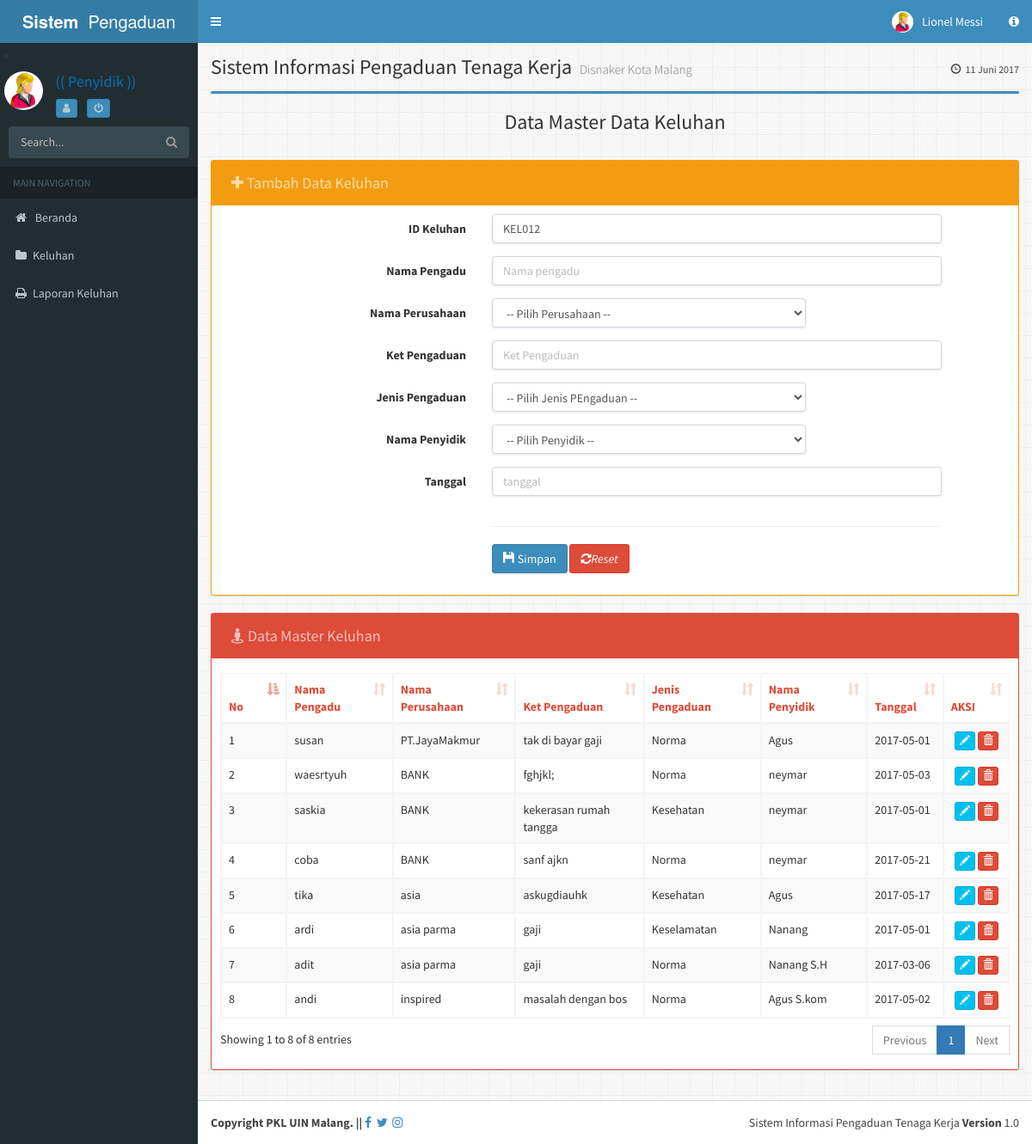
The page /sistem/penyidik/?module=keluhan (signed in) on the database its author committed.
### tables this page shows
CREATE TABLE IF NOT EXISTS `keluhan` (
  `id_keluhan` varchar(30) NOT NULL,
  `nm_pengadu` varchar(30) NOT NULL,
  `nm_perusahaan` varchar(30) NOT NULL,
  `ket_pengaduan` varchar(80) NOT NULL,
  `jenis_pengaduan` varchar(20) NOT NULL,
  `nm_penyidik` varchar(30) NOT NULL,
  `tanggal` varchar(20) NOT NULL
);

### sistem/penyidik/module/keluhan/keluhan.php (the view, shortened to what this page needs)
<?php
$aksi="module/keluhan/keluhan_aksi.php";
switch($_GET[aksi]){
default:
?>
<h3 class="box-title margin text-center">Data Master Data Keluhan</h3>
<br/>
<div class="row">
<div class="col-md-12">
	<div class="box box-solid box-warning">
		<div class="box-header">
		<h3 class="btn btn disabled box-title">
		<i class="fa  fa-plus"></i>
		Tambah Data Keluhan</h3>
		</div>
	<div class="box-body">
	<?php
$sql ="SELECT max(id_keluhan) as terakhir from keluhan";
  $hasil = mysql_query($sql);
  $data = mysql_fetch_array($hasil);
  $lastID = $data['terakhir'];
  $lastNoUrut = substr($lastID, 3, 9);
  $nextNoUrut = $lastNoUrut + 1;
  $nextID = "KEL".sprintf("%03s",$nextNoUrut);
?>
	 <form class="form-horizontal" action="<?php echo $aksi?>?module=keluhan&aksi=tambah" role="form" method="post">
  <div class="form-group">
    <label class="col-sm-4 control-label">ID Keluhan</label>
    <div class="col-sm-7">
      <input type="text" class="form-control" required="required" name="id_keluhan" value="<?php echo  $nextID; ?>" >
    </div>
  </div>
  <div class="form-group">
    <label class="col-sm-4 control-label">Nama Pengadu</label>
    <div class="col-sm-7">
      <input type="text" class="form-control" required="required" name="nm_pengadu" placeholder="Nama pengadu">
    </div>
  </div>
  <div class="form-group">
    <label class="col-sm-4 control-label">Nama Perusahaan</label>
    <div class="col-sm-5">
      <select name="nm_perusahaan" class="form-control">
<option value="belumMilih" > -- Pilih Perusahaan -- </option>
</select>
    </div>
  </div>
   <div class="form-group">
    <label class="col=md-3 col-sm-4 control-label">Ket Pengaduan</label>
    <div class="col-sm-7">
      <input type="text" class="form-control" required="required" name="ket_pengaduan" placeholder="Ket Pengaduan">
    </div>
  </div>
  <div class="form-group">
    <label class="col-sm-4 control-label">Jenis Pengaduan</label>
    <div class="col-sm-5">
      <select name="jenis_pengaduan" class="form-control">
<option value="belumMilih" > -- Pilih Jenis PEngaduan -- </option>
</select>
    </div>
  </div>
  <div class="form-group">
    <label class="col-sm-4 control-label">Nama Penyidik</label>
    <div class="col-sm-5">
      <select name="nm_penyidik" class="form-control">
<option value="belumMilih" > -- Pilih Penyidik -- </option>
</select>
    </div>
  </div>
    <div class="form-group">
    <label class="col-sm-4 control-label">Tanggal</label>
    <div class="col-sm-7">
      <input type="text" class="form-control" required="required" name="tanggal" placeholder="tanggal">
    </div>
    </div>
  <div class="form-group">
    <label class="col-sm-4"></label>
    <div class="col-sm-7">
	<hr/>
      <button type="submit"name="submit" class="btn btn-primary"><i class="glyphicon glyphicon-floppy-disk"></i> Simpan</button>
<button type="reset" class="btn btn-danger"><i class="fa fa-refresh"></i><i>Reset</i></button>
    </div>
  </div>
</form>
	</div>
</div>
</div>
<div class="col-md-12">
	<div class="box box-solid box-danger">
		<div class="box-header">
		<h3 class="btn disabled box-title">
		<i class="fa  fa-street-view"></i>
		Data Master Keluhan</h3>
		</div>
	<div class="box-body">
	<table id="example2" class="table table-bordered table-striped">
<thead>
	<tr class="text-red">
		<th class="col-sm-1">No</th>
		<th>Nama Pengadu</th>
    <th>Nama Perusahaan</th>
    <th>Ket Pengaduan</th>
    <th>Jenis Pengaduan</th>
    <th>Nama Penyidik</th>
    <th>Tanggal</th>
    <th class="col-sm-1">AKSI</th>
	</tr>
</thead>
<tbody>
<?php
$sql = "SELECT * FROM keluhan";
$tampil = mysql_query($sql);
$no=1;
while ($tampilkan = mysql_fetch_array($tampil)) {
$Kode = $tampilkan['id_keluhan'];
?>
	<tr>
	<td><?php echo $no++; ?></td>
	<td><?php echo $tampilkan['nm_pengadu']; ?></td>
	<td><?php echo $tampilkan['nm_perusahaan']; ?></td>
  <td><?php echo $tampilkan['ket_pengaduan']; ?></td>
  <td><?php echo $tampilkan['jenis_pengaduan']; ?></td>
  <td><?php echo $tampilkan['nm_penyidik']; ?></td>
  <td><?php echo $tampilkan['tanggal']; ?></td>
	<td align="center">
	<a class="btn btn-xs btn-info" href="?module=keluhan&aksi=edit&id_keluhan=<?php echo $tampilkan['id_keluhan'];?>" alt="Edit Data"><i class="glyphicon glyphicon-pencil"></i></a>
	<a class="btn btn-xs btn-danger"href="<?php echo $aksi ?>?module=keluhan&aksi=hapus&id_keluhan=<?php echo $tampilkan['id_keluhan'];?>"  alt="Delete Data" onclick="return confirm('ANDA YAKIN AKAN MENGHAPUS DATA <?php echo $Kode; ?>	?')"> <i class="glyphicon glyphicon-trash"></i></a>
	</td>
	<?php
	}
	?>
	</tr>
			</tbody>
		</table>
	</div>
</div>
</div>
</div>
<?php
break;
?>
<?php
}
?>

### rows shown on the page
keluhan: nm_pengadu "susan", nm_perusahaan "PT.JayaMakmur", ket_pengaduan "tak di bayar gaji", jenis_pengaduan "Norma", nm_penyidik "Agus", tanggal "2017-05-01"
keluhan: nm_pengadu "waesrtyuh", nm_perusahaan "BANK", ket_pengaduan "fghjkl;", jenis_pengaduan "Norma", nm_penyidik "neymar", tanggal "2017-05-03"
keluhan: nm_pengadu "saskia", nm_perusahaan "BANK", ket_pengaduan "kekerasan rumah tangga", jenis_pengaduan "Kesehatan", nm_penyidik "neymar", tanggal "2017-05-01"
keluhan: nm_pengadu "coba", nm_perusahaan "BANK", ket_pengaduan "sanf ajkn", jenis_pengaduan "Norma", nm_penyidik "neymar", tanggal "2017-05-21"
keluhan: nm_pengadu "tika", nm_perusahaan "asia", ket_pengaduan "askugdiauhk", jenis_pengaduan "Kesehatan", nm_penyidik "Agus", tanggal "2017-05-17"
keluhan: nm_pengadu "ardi", nm_perusahaan "asia parma", ket_pengaduan "gaji", jenis_pengaduan "Keselamatan", nm_penyidik "Nanang", tanggal "2017-05-01"
keluhan: nm_pengadu "adit", nm_perusahaan "asia parma", ket_pengaduan "gaji", jenis_pengaduan "Norma", nm_penyidik "Nanang S.H", tanggal "2017-03-06"
keluhan: nm_pengadu "andi", nm_perusahaan "inspired", ket_pengaduan "masalah dengan bos", jenis_pengaduan "Norma", nm_penyidik "Agus S.kom", tanggal "2017-05-02"

### other values the page prints
$_SESSION['nama'] "Lionel Messi"
